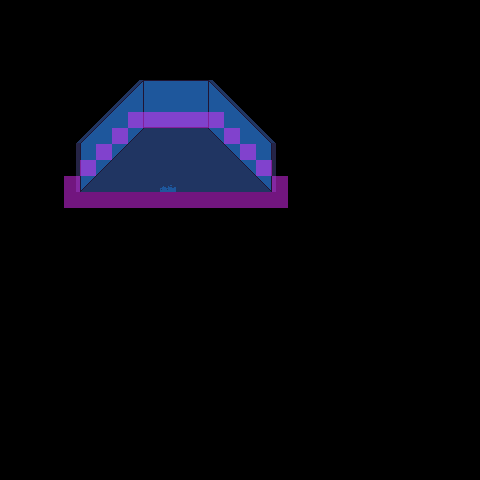

The image is a tile-based game level rendered from a .tmx file. Its description and complete source (layers, tilesets, objects, tile grids) follow:
An orthogonal 30x30 tile map with 16x16 px tiles, 3 tile layers (floor, above, collision), 3 tilesets and 2 objects.

<map version="1.10" tiledversion="1.11.0" orientation="orthogonal" renderorder="right-down" width="30" height="30" tilewidth="16" tileheight="16" infinite="0" nextlayerid="5" nextobjectid="5">
 <properties>
  <property name="music" value="res/audio/music/rustbell.ogg" />
  <property name="music_speed" type="float" value="1" />
  <property name="music_volume" type="float" value="0.75" />
  <property name="tint" value="0,0,0,127" />
 </properties>
 <tileset firstgid="1" source="../tilesets/snow_city.tsx" />
 <tileset firstgid="353" source="../entity/misc_entities_1x2.tsx" />
 <tileset firstgid="373" source="../loops.tsx" />
 <layer id="1" name="floor" width="30" height="30">
  <data encoding="csv">
0,0,0,0,0,0,0,0,0,0,0,0,0,0,0,0,0,0,0,0,0,0,0,0,0,0,0,0,0,0,
0,0,0,0,0,0,0,0,0,0,0,0,0,0,0,0,0,0,0,0,0,0,0,0,0,0,0,0,0,0,
0,0,0,0,0,0,0,0,0,0,0,0,0,0,0,0,0,0,0,0,0,0,0,0,0,0,0,0,0,0,
0,0,0,0,0,0,0,0,0,0,0,0,0,0,0,0,0,0,0,0,0,0,0,0,0,0,0,0,0,0,
0,0,0,0,0,0,0,0,0,0,0,0,0,0,0,0,0,0,0,0,0,0,0,0,0,0,0,0,0,0,
0,0,0,0,177,178,179,180,181,182,182,182,182,183,184,185,186,0,0,0,0,0,0,0,0,0,0,0,0,0,
0,0,0,0,193,194,195,196,197,198,198,198,198,199,200,201,202,203,0,0,0,0,0,0,0,0,0,0,0,0,
0,0,0,0,209,210,211,212,213,214,214,214,214,215,216,217,218,219,0,0,0,0,0,0,0,0,0,0,0,0,
0,0,0,0,225,226,227,228,229,230,230,230,230,231,232,233,234,235,0,0,0,0,0,0,0,0,0,0,0,0,
0,0,0,0,241,242,243,244,245,246,246,246,246,247,248,249,250,251,0,0,0,0,0,0,0,0,0,0,0,0,
0,0,0,0,257,258,259,260,261,262,262,262,262,263,264,265,266,267,0,0,0,0,0,0,0,0,0,0,0,0,
0,0,0,0,273,274,275,276,277,278,284,278,278,279,280,281,282,283,0,0,0,0,0,0,0,0,0,0,0,0,
0,0,0,0,0,0,0,0,0,0,0,0,0,0,0,0,0,0,0,0,0,0,0,0,0,0,0,0,0,0,
0,0,0,0,0,0,0,0,0,0,0,0,0,0,0,0,0,0,0,0,0,0,0,0,0,0,0,0,0,0,
0,0,0,0,0,0,0,0,0,0,0,0,0,0,0,0,0,0,0,0,0,0,0,0,0,0,0,0,0,0,
0,0,0,0,0,0,0,0,0,0,0,0,0,0,0,0,0,0,0,0,0,0,0,0,0,0,0,0,0,0,
0,0,0,0,0,0,0,0,0,0,0,0,0,0,0,0,0,0,0,0,0,0,0,0,0,0,0,0,0,0,
0,0,0,0,0,0,0,0,0,0,0,0,0,0,0,0,0,0,0,0,0,0,0,0,0,0,0,0,0,0,
0,0,0,0,0,0,0,0,0,0,0,0,0,0,0,0,0,0,0,0,0,0,0,0,0,0,0,0,0,0,
0,0,0,0,0,0,0,0,0,0,0,0,0,0,0,0,0,0,0,0,0,0,0,0,0,0,0,0,0,0,
0,0,0,0,0,0,0,0,0,0,0,0,0,0,0,0,0,0,0,0,0,0,0,0,0,0,0,0,0,0,
0,0,0,0,0,0,0,0,0,0,0,0,0,0,0,0,0,0,0,0,0,0,0,0,0,0,0,0,0,0,
0,0,0,0,0,0,0,0,0,0,0,0,0,0,0,0,0,0,0,0,0,0,0,0,0,0,0,0,0,0,
0,0,0,0,0,0,0,0,0,0,0,0,0,0,0,0,0,0,0,0,0,0,0,0,0,0,0,0,0,0,
0,0,0,0,0,0,0,0,0,0,0,0,0,0,0,0,0,0,0,0,0,0,0,0,0,0,0,0,0,0,
0,0,0,0,0,0,0,0,0,0,0,0,0,0,0,0,0,0,0,0,0,0,0,0,0,0,0,0,0,0,
0,0,0,0,0,0,0,0,0,0,0,0,0,0,0,0,0,0,0,0,0,0,0,0,0,0,0,0,0,0,
0,0,0,0,0,0,0,0,0,0,0,0,0,0,0,0,0,0,0,0,0,0,0,0,0,0,0,0,0,0,
0,0,0,0,0,0,0,0,0,0,0,0,0,0,0,0,0,0,0,0,0,0,0,0,0,0,0,0,0,0,
0,0,0,0,0,0,0,0,0,0,0,0,0,0,0,0,0,0,0,0,0,0,0,0,0,0,0,0,0,0
</data>
 </layer>
 <objectgroup id="4" name="entities">
  <object id="3" gid="401" x="160" y="192" width="16" height="16">
   <properties>
    <property name="draw" type="bool" value="false" />
    <property name="file" value="res/data/entity/entrances/walk_warp.json" />
    <property name="warp_map" value="snow_city/snow_city.tmx" />
    <property name="warp_x" type="int" value="46" />
    <property name="warp_y" type="int" value="9" />
   </properties>
  </object>
  <object id="4" gid="370" x="192" y="160" width="16" height="32">
   <properties>
    <property name="collider">{
	"x": 0,
	"y": 16,
	"w": 16,
	"h": 16
}</property>
    <property name="file" value="res/data/entity/npc/snowgirl.json" />
    <property name="height" type="int" value="0" />
    <property name="solid" type="bool" value="true" />
    <property name="walk_behind" type="bool" value="true" />
   </properties>
  </object>
 </objectgroup>
 <layer id="2" name="above" width="30" height="30">
  <properties>
   <property name="height" type="int" value="1" />
  </properties>
  <data encoding="csv">
0,0,0,0,0,0,0,0,0,0,0,0,0,0,0,0,0,0,0,0,0,0,0,0,0,0,0,0,0,0,
0,0,0,0,0,0,0,0,0,0,0,0,0,0,0,0,0,0,0,0,0,0,0,0,0,0,0,0,0,0,
0,0,0,0,0,0,0,0,0,0,0,0,0,0,0,0,0,0,0,0,0,0,0,0,0,0,0,0,0,0,
0,0,0,0,0,0,0,0,0,0,0,0,0,0,0,0,0,0,0,0,0,0,0,0,0,0,0,0,0,0,
0,0,0,0,0,0,0,0,0,0,0,0,0,0,0,0,0,0,0,0,0,0,0,0,0,0,0,0,0,0,
0,0,0,0,0,0,0,0,0,0,0,0,0,0,0,0,0,0,0,0,0,0,0,0,0,0,0,0,0,0,
0,0,0,0,0,0,0,0,0,0,0,0,0,0,0,0,0,0,0,0,0,0,0,0,0,0,0,0,0,0,
0,0,0,0,0,0,0,0,0,0,0,0,0,0,0,0,0,0,0,0,0,0,0,0,0,0,0,0,0,0,
0,0,0,0,0,0,0,0,0,0,0,0,0,0,0,0,0,0,0,0,0,0,0,0,0,0,0,0,0,0,
0,0,0,0,0,0,0,0,0,0,0,0,0,0,0,0,0,0,0,0,0,0,0,0,0,0,0,0,0,0,
0,0,0,0,0,0,0,0,0,0,0,0,0,0,0,0,0,0,0,0,0,0,0,0,0,0,0,0,0,0,
0,0,0,0,0,0,0,0,0,0,0,0,0,0,0,0,0,0,0,0,0,0,0,0,0,0,0,0,0,0,
0,0,0,0,0,0,0,0,0,0,0,0,0,0,0,0,0,0,0,0,0,0,0,0,0,0,0,0,0,0,
0,0,0,0,0,0,0,0,0,0,0,0,0,0,0,0,0,0,0,0,0,0,0,0,0,0,0,0,0,0,
0,0,0,0,0,0,0,0,0,0,0,0,0,0,0,0,0,0,0,0,0,0,0,0,0,0,0,0,0,0,
0,0,0,0,0,0,0,0,0,0,0,0,0,0,0,0,0,0,0,0,0,0,0,0,0,0,0,0,0,0,
0,0,0,0,0,0,0,0,0,0,0,0,0,0,0,0,0,0,0,0,0,0,0,0,0,0,0,0,0,0,
0,0,0,0,0,0,0,0,0,0,0,0,0,0,0,0,0,0,0,0,0,0,0,0,0,0,0,0,0,0,
0,0,0,0,0,0,0,0,0,0,0,0,0,0,0,0,0,0,0,0,0,0,0,0,0,0,0,0,0,0,
0,0,0,0,0,0,0,0,0,0,0,0,0,0,0,0,0,0,0,0,0,0,0,0,0,0,0,0,0,0,
0,0,0,0,0,0,0,0,0,0,0,0,0,0,0,0,0,0,0,0,0,0,0,0,0,0,0,0,0,0,
0,0,0,0,0,0,0,0,0,0,0,0,0,0,0,0,0,0,0,0,0,0,0,0,0,0,0,0,0,0,
0,0,0,0,0,0,0,0,0,0,0,0,0,0,0,0,0,0,0,0,0,0,0,0,0,0,0,0,0,0,
0,0,0,0,0,0,0,0,0,0,0,0,0,0,0,0,0,0,0,0,0,0,0,0,0,0,0,0,0,0,
0,0,0,0,0,0,0,0,0,0,0,0,0,0,0,0,0,0,0,0,0,0,0,0,0,0,0,0,0,0,
0,0,0,0,0,0,0,0,0,0,0,0,0,0,0,0,0,0,0,0,0,0,0,0,0,0,0,0,0,0,
0,0,0,0,0,0,0,0,0,0,0,0,0,0,0,0,0,0,0,0,0,0,0,0,0,0,0,0,0,0,
0,0,0,0,0,0,0,0,0,0,0,0,0,0,0,0,0,0,0,0,0,0,0,0,0,0,0,0,0,0,
0,0,0,0,0,0,0,0,0,0,0,0,0,0,0,0,0,0,0,0,0,0,0,0,0,0,0,0,0,0,
0,0,0,0,0,0,0,0,0,0,0,0,0,0,0,0,0,0,0,0,0,0,0,0,0,0,0,0,0,0
</data>
 </layer>
 <layer id="3" name="collision" width="30" height="30" opacity="0.5">
  <properties>
   <property name="draw" type="bool" value="false" />
  </properties>
  <data encoding="csv">
0,0,0,0,0,0,0,0,0,0,0,0,0,0,0,0,0,0,0,0,0,0,0,0,0,0,0,0,0,0,
0,0,0,0,0,0,0,0,0,0,0,0,0,0,0,0,0,0,0,0,0,0,0,0,0,0,0,0,0,0,
0,0,0,0,0,0,0,0,0,0,0,0,0,0,0,0,0,0,0,0,0,0,0,0,0,0,0,0,0,0,
0,0,0,0,0,0,0,0,0,0,0,0,0,0,0,0,0,0,0,0,0,0,0,0,0,0,0,0,0,0,
0,0,0,0,0,0,0,0,0,0,0,0,0,0,0,0,0,0,0,0,0,0,0,0,0,0,0,0,0,0,
0,0,0,0,0,0,0,0,0,0,0,0,0,0,0,0,0,0,0,0,0,0,0,0,0,0,0,0,0,0,
0,0,0,0,0,0,0,0,0,0,0,0,0,0,0,0,0,0,0,0,0,0,0,0,0,0,0,0,0,0,
0,0,0,0,0,0,0,0,1,1,1,1,1,1,0,0,0,0,0,0,0,0,0,0,0,0,0,0,0,0,
0,0,0,0,0,0,0,1,0,0,0,0,0,0,1,0,0,0,0,0,0,0,0,0,0,0,0,0,0,0,
0,0,0,0,0,0,1,0,0,0,0,0,0,0,0,1,0,0,0,0,0,0,0,0,0,0,0,0,0,0,
0,0,0,0,0,1,0,0,0,0,0,0,0,0,0,0,1,0,0,0,0,0,0,0,0,0,0,0,0,0,
0,0,0,0,1,0,0,0,0,0,0,0,0,0,0,0,0,1,0,0,0,0,0,0,0,0,0,0,0,0,
0,0,0,0,1,1,1,1,1,1,1,1,1,1,1,1,1,1,0,0,0,0,0,0,0,0,0,0,0,0,
0,0,0,0,0,0,0,0,0,0,0,0,0,0,0,0,0,0,0,0,0,0,0,0,0,0,0,0,0,0,
0,0,0,0,0,0,0,0,0,0,0,0,0,0,0,0,0,0,0,0,0,0,0,0,0,0,0,0,0,0,
0,0,0,0,0,0,0,0,0,0,0,0,0,0,0,0,0,0,0,0,0,0,0,0,0,0,0,0,0,0,
0,0,0,0,0,0,0,0,0,0,0,0,0,0,0,0,0,0,0,0,0,0,0,0,0,0,0,0,0,0,
0,0,0,0,0,0,0,0,0,0,0,0,0,0,0,0,0,0,0,0,0,0,0,0,0,0,0,0,0,0,
0,0,0,0,0,0,0,0,0,0,0,0,0,0,0,0,0,0,0,0,0,0,0,0,0,0,0,0,0,0,
0,0,0,0,0,0,0,0,0,0,0,0,0,0,0,0,0,0,0,0,0,0,0,0,0,0,0,0,0,0,
0,0,0,0,0,0,0,0,0,0,0,0,0,0,0,0,0,0,0,0,0,0,0,0,0,0,0,0,0,0,
0,0,0,0,0,0,0,0,0,0,0,0,0,0,0,0,0,0,0,0,0,0,0,0,0,0,0,0,0,0,
0,0,0,0,0,0,0,0,0,0,0,0,0,0,0,0,0,0,0,0,0,0,0,0,0,0,0,0,0,0,
0,0,0,0,0,0,0,0,0,0,0,0,0,0,0,0,0,0,0,0,0,0,0,0,0,0,0,0,0,0,
0,0,0,0,0,0,0,0,0,0,0,0,0,0,0,0,0,0,0,0,0,0,0,0,0,0,0,0,0,0,
0,0,0,0,0,0,0,0,0,0,0,0,0,0,0,0,0,0,0,0,0,0,0,0,0,0,0,0,0,0,
0,0,0,0,0,0,0,0,0,0,0,0,0,0,0,0,0,0,0,0,0,0,0,0,0,0,0,0,0,0,
0,0,0,0,0,0,0,0,0,0,0,0,0,0,0,0,0,0,0,0,0,0,0,0,0,0,0,0,0,0,
0,0,0,0,0,0,0,0,0,0,0,0,0,0,0,0,0,0,0,0,0,0,0,0,0,0,0,0,0,0,
0,0,0,0,0,0,0,0,0,0,0,0,0,0,0,0,0,0,0,0,0,0,0,0,0,0,0,0,0,0
</data>
 </layer>
</map>
